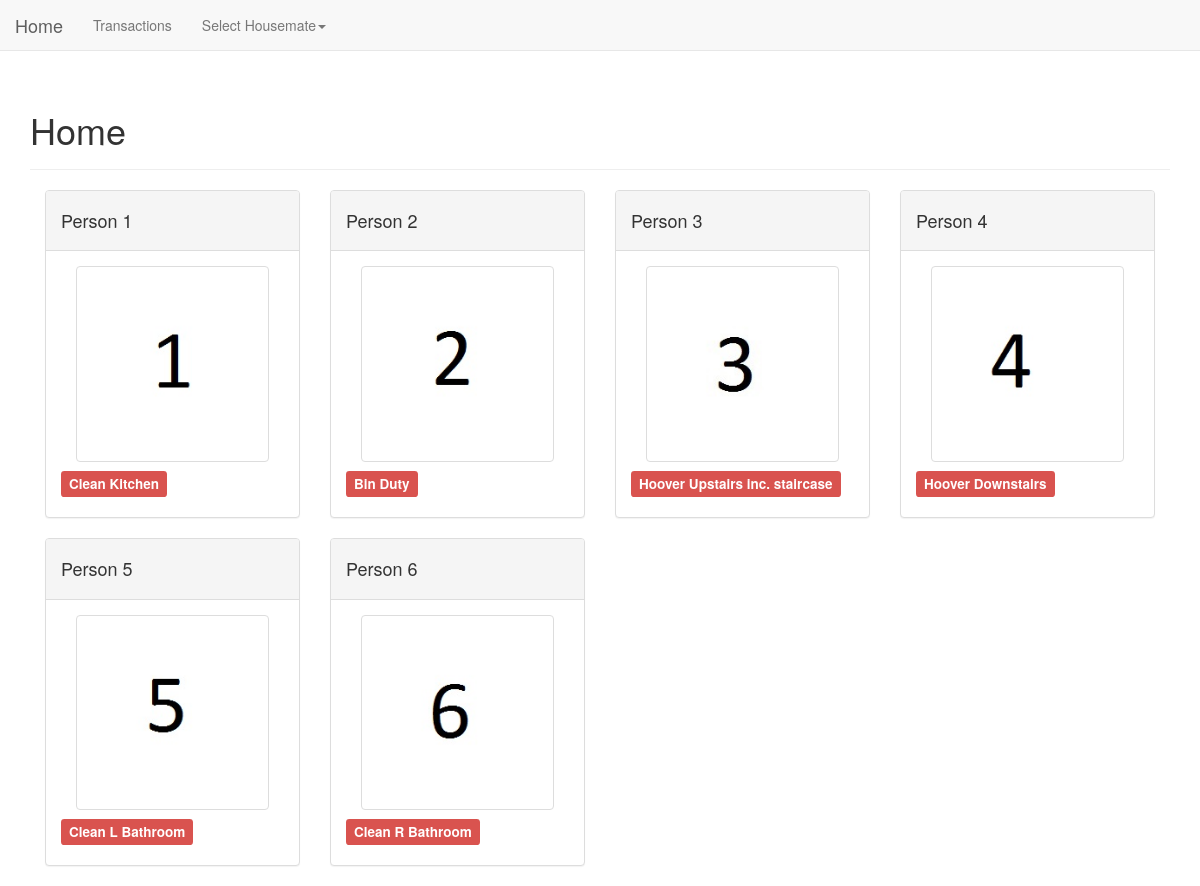
The page / on the database its author committed.
### housenet/database/models.py (models this page shows, shortened)
class Housemate(db.Model):
    __tablename__ = "housemates"
    name = db.Column(db.String(250), primary_key=True, unique=True)
    chores = db.relationship("Chore", backref="who", lazy="dynamic")
    out_flow = db.relationship("Cashflow",
                               primaryjoin="and_(Cashflow.from_name==Housemate.name, Cashflow._amount > 0)",
                               backref="to")
    in_flow = db.relationship("Cashflow",
                              primaryjoin="and_(Cashflow.to_name==Housemate.name, Cashflow._amount > 0)",
                              backref="from_")
    quits = db.relationship("Cashflow",
                            primaryjoin="and_(Cashflow.to_name==Housemate.name, Cashflow._amount==0)")
    @staticmethod
    def names():
        return (housemate.name for housemate in Housemate.query.all())
    @property
    def current_chore(self):
        return self.chore_on(datetime.date.today())
    def chore_on(self, date):
        return self.chores.filter(Chore.start_date <= date,
                                  Chore.end_date > datetime.date.today()).first()

class Chore(db.Model):
    __tablename__ = "chores"
    id = db.Column(db.Integer, primary_key=True, unique=True)
    title = db.Column(db.String(250), nullable=False)
    who_id = db.Column(db.Integer, db.ForeignKey("housemates.name"))
    start_date = db.Column(db.Date, nullable=False)
    end_date = db.Column(db.Date)

### housenet/views/views.py (the view)
@base_app.route('/')
def home():
    housemates = Housemate.query.all()
    data = []
    for housemate in housemates:
        data.append(tuple((housemate.name, housemate.current_chore.title)))
    return render_template("home.html", title="Home", data=data)

### housenet/__init__.py (called while the page is built)
def add_global_context_processors(app):
    @app.context_processor
    def inject_vars():
        values = {}
        housemate_names = Housemate.names()
        values['names'] = housemate_names
        return values

### housenet/templates/home.html
{% extends "layout.html" %}
{% block content %}
    <div class="container-fluid">
        <div class="row">
        {% for name, current_chore in data %}
            <div class="col-md-3">
                <div class="panel panel-default">
                    <div class="panel-heading"><h4>{{ name }}</h4></div>
                    <div class="panel-body">
                        <div class="container-fluid">
                        <div class="row">
                            <div class="col-md-12">
                        <a href="{{ url_for("base_app.profile", name=name) }}"><img src="{{ url_for("static", filename="{}.jpeg".format(name)) }}" class="img img-thumbnail center-block"></a>
                                </div>
                        </div>
                        <div class="row">
                        <h4>
                            <span class="label label-danger">{{ current_chore }}</span>
                        </h4>
                        </div>
                        </div>
                    </div>
                </div>
            </div>
    {% endfor %}
        </div>
    </div>
{% endblock %}

### housenet/templates/layout.html (shortened to what this page needs)
{% extends "bootstrap/base.html" %}
{% block navbar %}
    <nav class="navbar navbar-default navbar-fixed-top">
        <div class="container-fluid">
            <div class="navbar-header">
                <a class="navbar-brand" href="{{ url_for("base_app.home") }}">Home</a>
            </div>
            <ul class="nav navbar-nav">
                <li><a href="{{ url_for("base_app.transactions") }}">Transactions</a></li>
            </ul>
            <div id="navbar" class="navbar-collapse collapse">
                <ul class="nav navbar-nav">
                    <li class="dropdown">
                        <a href="#" class="dropdown-toggle" data-toggle="dropdown" role="button" aria-haspopup="true" aria-expanded="false">Select Housemate<span class="caret"></span></a>
                    </li>
                </ul>
            </div>
        </div>
    </nav>
{% endblock %}
{% block body %}
    <div class="container">
    <div class="page-header">
        <h1>{{ title }}</h1>
    </div>
    {% block content %}
    {% endblock %}
    </div>
{% endblock %}

### housenet/templates/bootstrap/base.html (shortened to what this page needs)
<!DOCTYPE html>
<html lang="en">
    <head>
        <link href="{{ url_for("static", filename="css/bootstrap.min.css") }}" rel="stylesheet">
    </head>
    {% block navbar %}
    {% endblock %}
    <body style="padding-top: 70px">
        {% block body %}
        {% endblock %}
      </body>
</html>

### rows shown on the page
Housemate: data "Person 1"
Chore: data "Clean Kitchen"
Housemate: data "Person 2"
Chore: data "Bin Duty"
Housemate: data "Person 3"
Chore: data "Hoover Upstairs inc. staircase"
Housemate: data "Person 4"
Chore: data "Hoover Downstairs"
Housemate: data "Person 5"
Chore: data "Clean L Bathroom"
Housemate: data "Person 6"
Chore: data "Clean R Bathroom"

### other values the page prints
{{ title }} "Home"
